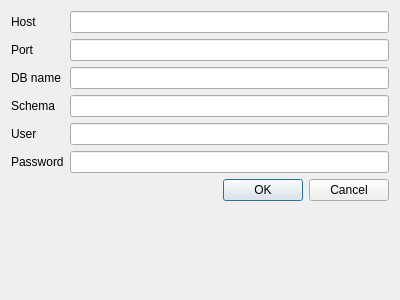
<?xml version="1.0" encoding="UTF-8"?>
<ui version="4.0">
 <class>Dialog_main</class>
 <widget class="QDialog" name="Dialog_main">
  <property name="geometry">
   <rect>
    <x>0</x>
    <y>0</y>
    <width>400</width>
    <height>300</height>
   </rect>
  </property>
  <property name="windowTitle">
   <string>Dialog</string>
  </property>
  <layout class="QFormLayout" name="formLayout">
   <item row="0" column="0">
    <widget class="QLabel" name="label">
     <property name="text">
      <string>Host</string>
     </property>
    </widget>
   </item>
   <item row="0" column="1">
    <widget class="QLineEdit" name="lineEdit_adresse"/>
   </item>
   <item row="6" column="0" colspan="2">
    <widget class="QDialogButtonBox" name="buttonBox">
     <property name="orientation">
      <enum>Qt::Horizontal</enum>
     </property>
     <property name="standardButtons">
      <set>QDialogButtonBox::Cancel|QDialogButtonBox::Ok</set>
     </property>
    </widget>
   </item>
   <item row="1" column="0">
    <widget class="QLabel" name="label_2">
     <property name="text">
      <string>Port</string>
     </property>
    </widget>
   </item>
   <item row="2" column="0">
    <widget class="QLabel" name="label_3">
     <property name="text">
      <string>DB name</string>
     </property>
    </widget>
   </item>
   <item row="4" column="0">
    <widget class="QLabel" name="label_4">
     <property name="text">
      <string>User</string>
     </property>
    </widget>
   </item>
   <item row="1" column="1">
    <widget class="QLineEdit" name="lineEdit_port"/>
   </item>
   <item row="2" column="1">
    <widget class="QLineEdit" name="lineEdit_nom"/>
   </item>
   <item row="4" column="1">
    <widget class="QLineEdit" name="lineEdit_user"/>
   </item>
   <item row="5" column="0">
    <widget class="QLabel" name="label_5">
     <property name="text">
      <string>Password</string>
     </property>
    </widget>
   </item>
   <item row="5" column="1">
    <widget class="QLineEdit" name="lineEdit_password"/>
   </item>
   <item row="3" column="0">
    <widget class="QLabel" name="label_6">
     <property name="text">
      <string>Schema</string>
     </property>
    </widget>
   </item>
   <item row="3" column="1">
    <widget class="QLineEdit" name="lineEdit_schema"/>
   </item>
  </layout>
 </widget>
 <resources/>
 <connections>
  <connection>
   <sender>buttonBox</sender>
   <signal>accepted()</signal>
   <receiver>Dialog_main</receiver>
   <slot>accept()</slot>
   <hints>
    <hint type="sourcelabel">
     <x>248</x>
     <y>254</y>
    </hint>
    <hint type="destinationlabel">
     <x>157</x>
     <y>274</y>
    </hint>
   </hints>
  </connection>
  <connection>
   <sender>buttonBox</sender>
   <signal>rejected()</signal>
   <receiver>Dialog_main</receiver>
   <slot>reject()</slot>
   <hints>
    <hint type="sourcelabel">
     <x>316</x>
     <y>260</y>
    </hint>
    <hint type="destinationlabel">
     <x>286</x>
     <y>274</y>
    </hint>
   </hints>
  </connection>
 </connections>
</ui>
